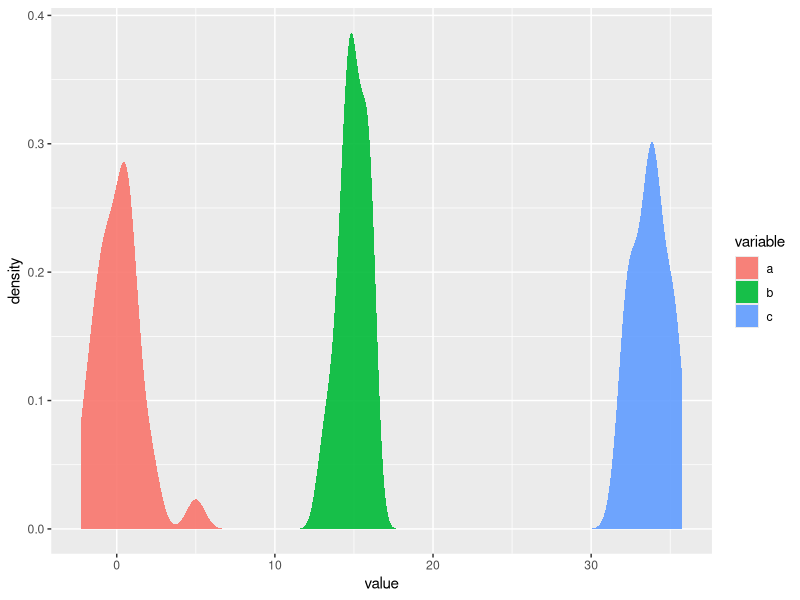
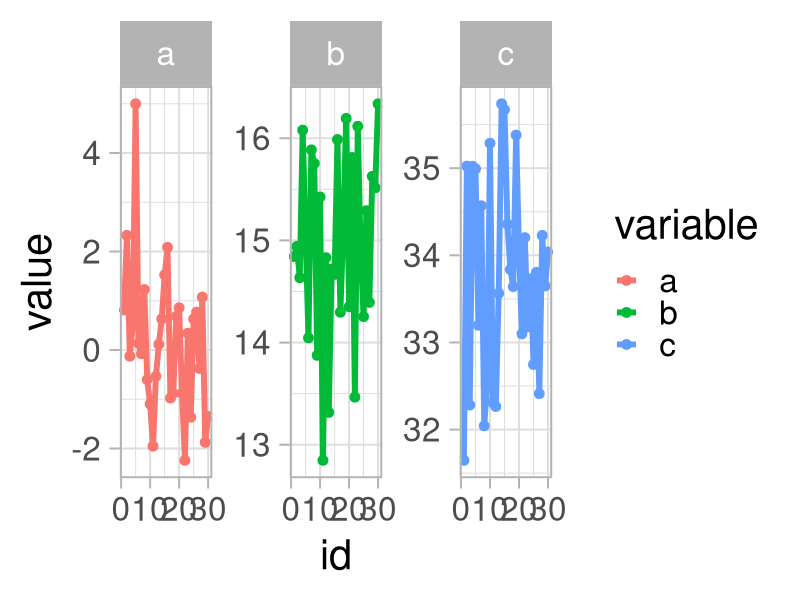
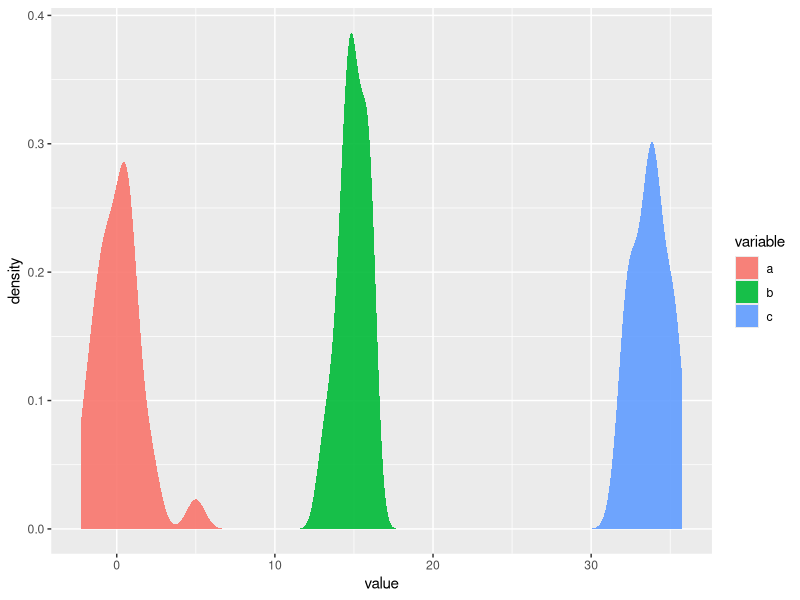
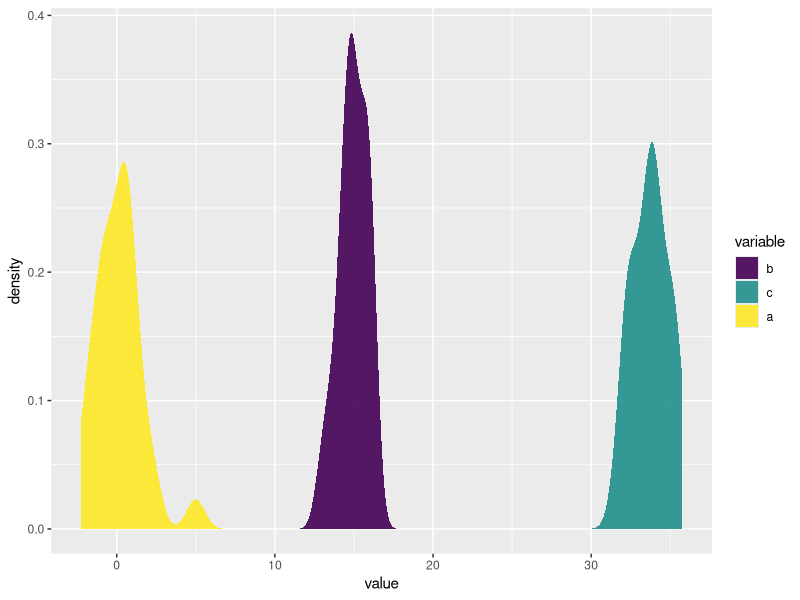
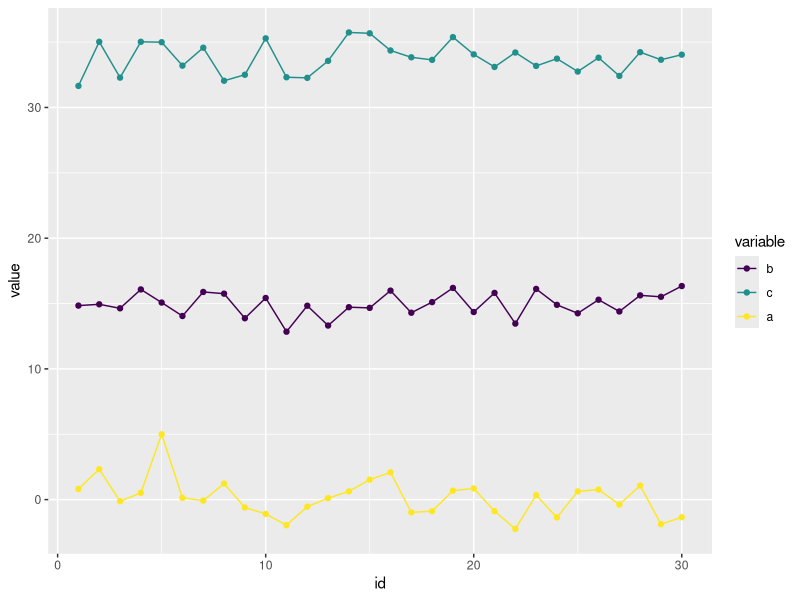

Write the R code that produced these figures, in order. (Note: this script raises an error after producing the figures.)
Sys.setlocale("LC_ALL","Russian")
# матрица: продолжение
my_matrix <- matrix(rnorm(n = 12, mean = 0, sd = 1), nrow = 4, byrow = F)
my_matrix
class(my_matrix)
typeof(my_matrix)
dim(my_matrix)
str(my_matrix)
ncol(my_matrix)
nrow(my_matrix)
length(my_matrix)
summary(my_matrix)

my_matrix[3, 1]
my_matrix[,1]
my_matrix[1,]

my_matrix > 1.5
my_matrix[my_matrix > 1.5]

# списки
month.name[7]
month.abb
my_list <- list(month.name, my_matrix, runif(10))
my_list
class(my_list)
typeof(my_list)
str(my_list)
dim(my_list)
summary(my_list)

my_list
my_list[1]
my_list[2]
my_list[3]
my_list[[1]]
my_list[[1]][2]


# датафреймы
my_df <- data.frame(id = 1:30, 
                    a = rnorm(30, 0, 1), 
                    b = rnorm(30, 15, 1), 
                    c = rnorm(30, 30, 1), 
                    d = 'L')
my_df
View(my_df)
class(my_df)
typeof(my_df)
str(my_df)
summary(my_df)

my_df$c <- my_df$c + 4
my_df$c

my_df[,1]
my_df[1,]

my_df$a[5] <- NA
my_df
mean(x = my_df$a, na.rm = T)
is.na(my_df$a)
my_df$a[is.na(my_df$a)] <- 5
my_df

# преобразование из широкого в длинный формат
install.packages("reshape2")
library(reshape2)
my_df_long <- melt(my_df[,-5], id.vars = 'id')
my_df_long

# графика
install.packages("ggplot2")
library(ggplot2)
ggplot(my_df_long, aes(x=value, fill=variable)) + 
  stat_density(alpha = 0.9)

ggplot(my_df_long, aes(x=id, y=value, col=variable)) +
  geom_line(size=2) +
  geom_point(size=3) +
  facet_wrap(variable~., scales = "free_y") +
  theme_light(base_size = 30)

# факторы
my_df_long$variable <- factor(my_df_long$variable)
str(my_df_long)
levels(my_df_long$variable)

# графика
library(ggplot2)
ggplot(my_df_long, aes(x=value, fill=variable)) + stat_density(alpha = 0.9)


my_df_long$variable <- factor(my_df_long$variable, levels = c('b', 'c', 'a'), 
                              ordered = T)
str(my_df_long)

# графика
ggplot(my_df_long, aes(x=value, fill=variable)) + stat_density(alpha = 0.9)
ggplot(my_df_long, aes(x=id, y=value, col=variable)) +
  geom_line() + geom_point()



# запись/чтение в/из файл(ов) с разделителем-запятой
getwd()
write.csv2(my_df, file = 'my_df.csv', sep = '\t', quote = F)

write.csv(my_df, file = 'my_df.csv', quote = FALSE, row.names = F)

new_df <- read.csv('my_df.csv')

my_df_long <- melt(new_df, id.vars = 'id')


# запись/чтение в excel
library(readxl)
library(writexl)

write_xlsx(my_df_long, path = 'my_df_long.xlsx')

df1 <- read_xlsx('my_df_long.xlsx')

my_list <- list(1:10, 1:20, 1:30)
my_list[[2]][3]
